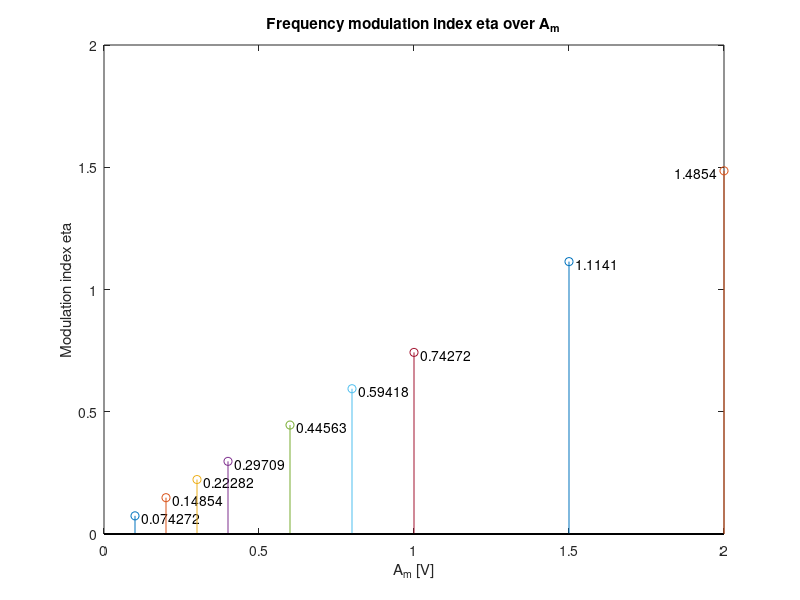
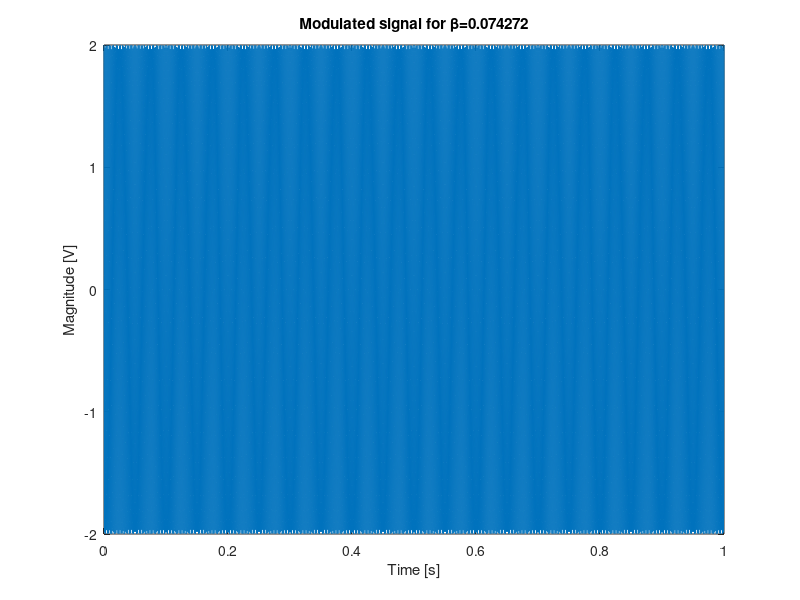
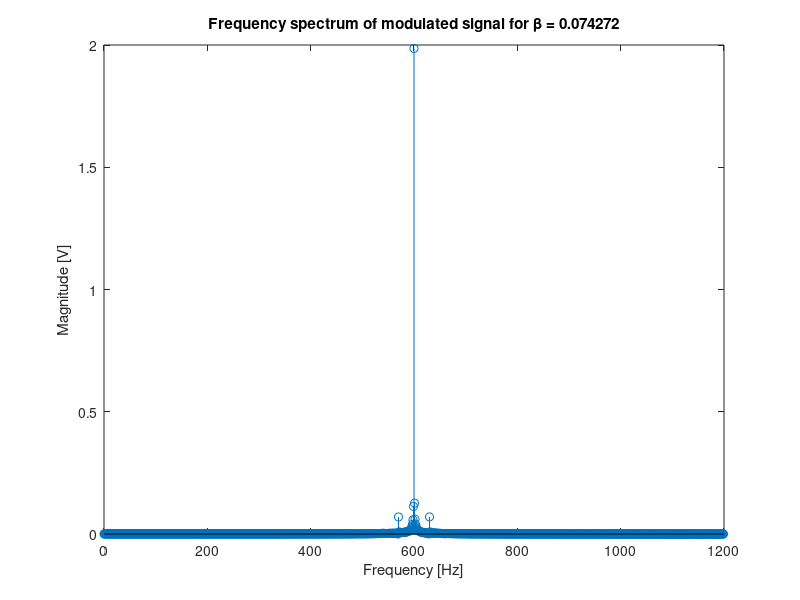
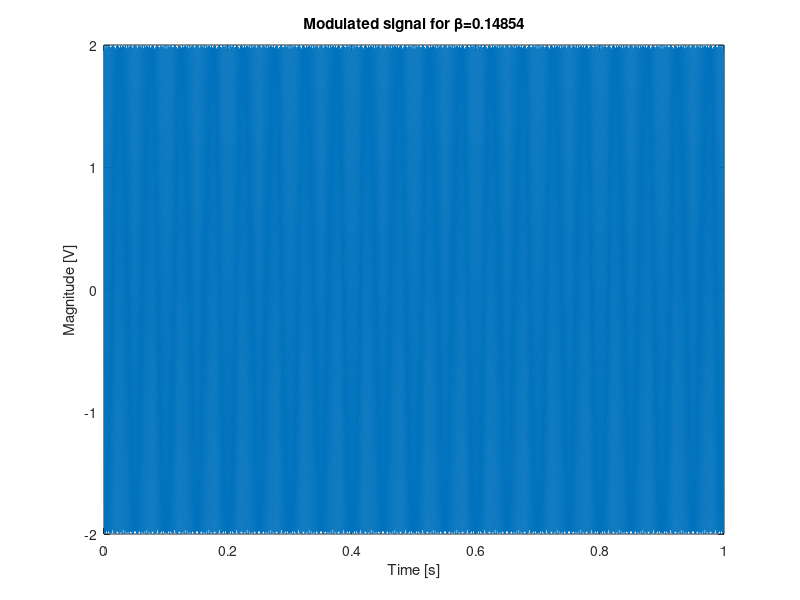

The MATLAB script that drew these images, in order:
clear all; close all;

Ec = 2;
fc = 600;
wc = fc*2*pi;
fm = 30;
wm = fm*2*pi;
Em = [0.1, 0.2, 0.3, 0.4, 0.6, 0.8, 1, 1.5, 2];
KFM = 140;
t = 0:0.0001:1;
n = length(t);
fs = n/t(end);
f = 0:fs/n:fs-(fs/n);

B_figure = figure;
set(gcf,'position', [0,0,800, 600]);
    
for i = 1:length(Em)
    B = (KFM*Em(i))/wm;
    eFM = Ec*cos(wc*t+B*sin(wm*t));
    eFM_fs = abs(fft(eFM)/n).*2;
    
    figure;
    set(gcf,'position', [0,0,800, 600]);
    plot(t, eFM);
    title(['Modulated signal for \beta=', num2str(B)]);
    xlabel("Time [s]");
    ylabel("Magnitude [V]");

    figure;
    set(gcf,'position', [0,0,800, 600]);
    stem(f(1:1200), eFM_fs(1:1200));
    title(['Frequency spectrum of modulated signal for \beta = ', num2str(B)]);
    xlabel("Frequency [Hz]");
    ylabel("Magnitude [V]");
    
    figure(B_figure);
    hold on;
    box on;
    set(gcf,'position', [0,0,800, 600]);
    stem(Em(i), B);
    if i < length(Em)
        text(Em(i)+0.02,B-0.01,num2str(B));
    else 
        text(Em(i)-0.02,B-0.01,num2str(B),'HorizontalAlignment', 'right');
    end
    hold off;
end

title("Frequency modulation index \beta over A_m");
xlabel("A_m [V]");
ylabel("Modulation index \beta");
